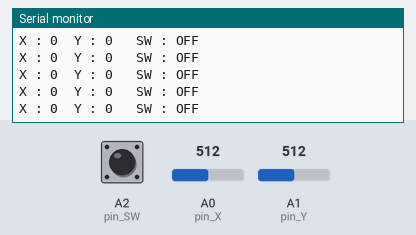
A sketch run on a simulated Arduino Uno, built with avr-gcc and run on an emulated ATmega328P. Parts: the last lines printed to the serial monitor. The inputs (shaded band) are chosen by the test bench; at power-on: A2 (pin_SW) HIGH, A0 (pin_X) = 512, A1 (pin_Y) = 512.

Above: at 1.2 s.
1.3 s: A2 (pin_SW) pulled LOW for 0.15 s
At 1.31 s:
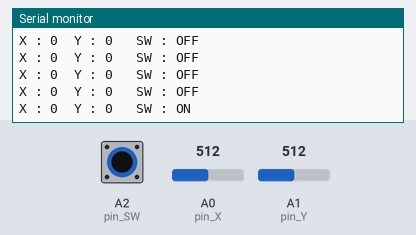
2.9 s: A0 (pin_X) set to 716
At 2.92 s:
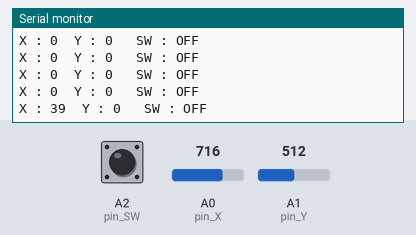
4.4 s: A1 (pin_Y) set to 716
At 4.44 s:
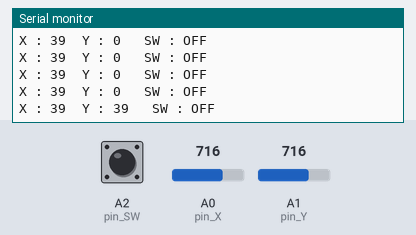
5.9 s: A2 (pin_SW) pulled LOW for 1 s
At 5.95 s:
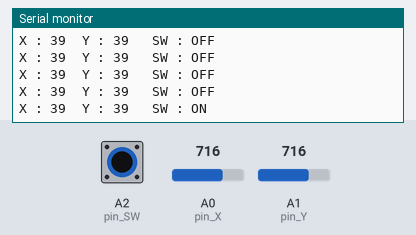
8.4 s: A0 (pin_X) set to 900
At 8.47 s:
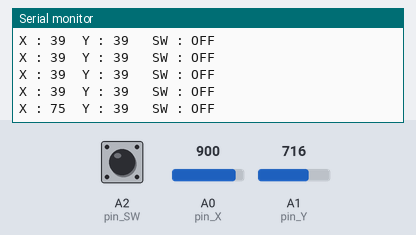
9.9 s: A1 (pin_Y) set to 900
At 9.98 s:
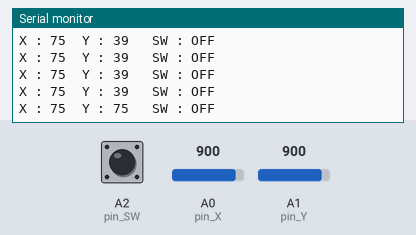
Timing chart, 0 to 12.4 s (numbered marks = the images above; inputs shaded):
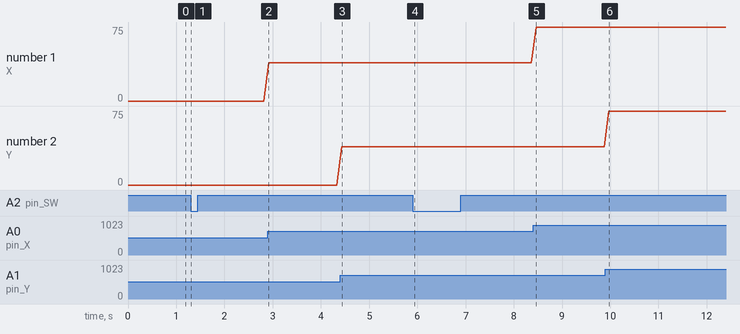

Measured:
- after the input at 1.3 s, the serial monitor: prints a new line at once (image 1)
- after the input at 2.9 s, the serial monitor: prints a new line at once (image 2)
- after the input at 4.4 s, the serial monitor: prints a new line at once (image 3)
- after the input at 5.9 s, the serial monitor: prints a new line at once (image 4)
- after the input at 8.4 s, the serial monitor: prints a new line after 0.06 s (image 5)
- after the input at 9.9 s, the serial monitor: prints a new line after 0.07 s (image 6)
- plotted number 1: 0 → 39 after the input at 2.9 s, 39 → 75 after the input at 8.4 s

The sketch:

joystick.ino
```cpp
int pin_X= A0;
int pin_Y= A1;
int pin_SW= A2;

void setup()
{
  Serial.begin(115200);
  pinMode(pin_SW, INPUT_PULLUP); // 스위치가 Pullup상태에서 해재 될 떄 인식
}

void  loop()
{

  int x = map(analogRead(pin_X), 0, 1023, -100, 100);
  int y = map(analogRead(pin_Y), 0, 1023, -100, 100);
  // map 함수를 이용하여 입력되는 값을 변형시킴

  Serial.print("X : ");
  Serial.print(x);
  Serial.print("\tY : ");
  Serial.print(y);
  Serial.print(" \tSW : "); // 출력되는 값.

  if(digitalRead(pin_SW))
  {
    Serial.println("OFF");
  }
else
{
  Serial.println("ON");
 }
delay(100);
}
```
